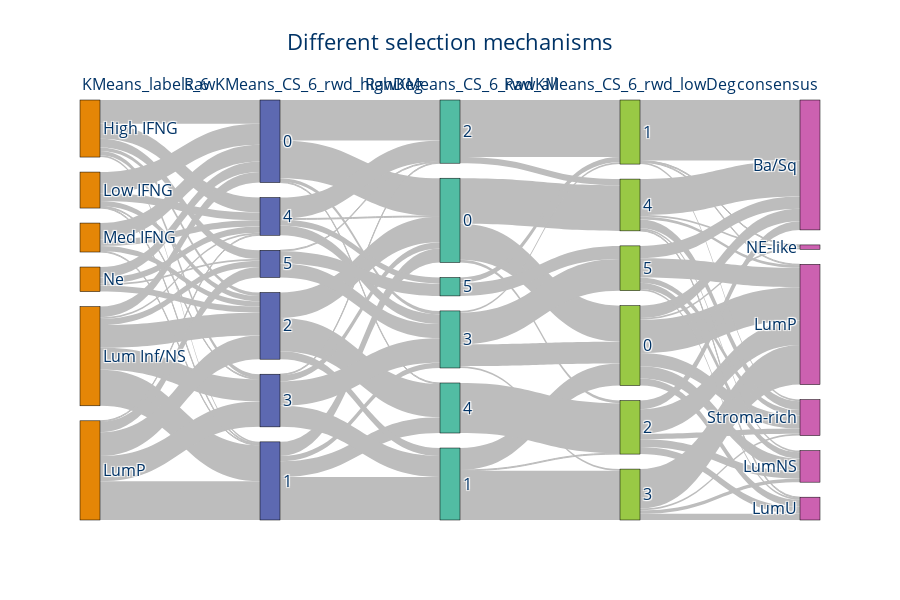

Notebook cell for this chart:
### Markdown cell above
## Cluster comparison across all three

### Code cell
comb_df = pd.concat([vu_output, allComs_cs, highDeg_cs.drop(columns=["PC_1", "PC_2"]), lowDeg_cs.drop(columns=["PC_1", "PC_2"])], axis=1).dropna()
K = 6
model = "RawKMeans"  # Avg, Birch, GaussianMixture
reorder_cols = [
    # "TCGA408_classifier",
    "KMeans_labels_6",
    f"{model}_CS_{K}_rwd_highDeg",
    f"{model}_CS_{K}_rwd_all",
    f"{model}_CS_{K}_rwd_lowDeg",
    "consensus",
]

meta, sky_fig = sky.main(df=comb_df, reorder_cols=reorder_cols, title="Different selection mechanisms", retMeta=True)
sky_fig.show()

### Figure 1 — Plotly figure (JSON) as saved in the notebook; plotly's stock layout.template omitted (floating-point values rounded to 4 significant figures)
{"data": [{"arrangement": "perpendicular", "link": {"color": "#bdbdbd", "source": [0, 0, 0, 0, 0, 0, 1, 1, 1, 1, 1, 2, 2, 2, 2, 2, 2, 3, 3, 3, 3, 3, 4, 4, 4, 4, 5, 5, 5, 5, 6, 6, 6, 6, 7, 7, 7, 7, 8, 8, 8, 9, 9, 9, 9, 10, 10, 10, 10, 11, 11, 11, 12, 12, 12, 13, 13, 13, 14, 14, 15, 15, 15, 15, 16, 17, 17, 18, 18, 18, 18, 18, 18, 19, 19, 19, 19, 20, 20, 20, 20, 20, 21, 21, 21, 21, 22, 22, 22, 22, 22, 22, 23, 23, 23, 23, 23], "target": [6, 7, 8, 9, 10, 11, 6, 7, 8, 9, 10, 6, 7, 8, 9, 10, 11, 7, 8, 9, 10, 11, 6, 7, 8, 10, 6, 8, 10, 11, 12, 14, 15, 16, 12, 13, 15, 16, 12, 13, 16, 12, 13, 14, 15, 12, 14, 15, 17, 14, 15, 17, 18, 20, 22, 18, 20, 21, 19, 22, 18, 19, 21, 23, 20, 19, 23, 24, 25, 26, 27, 28, 29, 24, 26, 28, 29, 24, 25, 26, 27, 29, 25, 26, 27, 29, 24, 25, 26, 27, 28, 29, 24, 25, 26, 27, 29], "value": [27, 2, 4, 5, 17, 10, 24, 1, 6, 1, 9, 12, 41, 26, 25, 2, 7, 44, 27, 29, 1, 12, 19, 1, 6, 7, 12, 7, 7, 2, 43, 46, 4, 1, 16, 49, 6, 18, 29, 9, 38, 7, 24, 1, 28, 1, 24, 11, 7, 1, 16, 14, 41, 3, 52, 25, 1, 56, 65, 7, 25, 2, 2, 36, 57, 6, 15, 14, 14, 38, 8, 2, 15, 69, 1, 1, 2, 10, 9, 28, 8, 6, 4, 45, 7, 2, 41, 2, 3, 1, 2, 10, 14, 7, 22, 2, 6]}, "node": {"color": ["rgb(229, 134, 6)", "rgb(229, 134, 6)", "rgb(229, 134, 6)", "rgb(229, 134, 6)", "rgb(229, 134, 6)", "rgb(229, 134, 6)", "rgb(93, 105, 177)", "rgb(93, 105, 177)", "rgb(93, 105, 177)", "rgb(93, 105, 177)", "rgb(93, 105, 177)", "rgb(93, 105, 177)", "rgb(82, 188, 163)", "rgb(82, 188, 163)", "rgb(82, 188, 163)", "rgb(82, 188, 163)", "rgb(82, 188, 163)", "rgb(82, 188, 163)", "rgb(153, 201, 69)", "rgb(153, 201, 69)", "rgb(153, 201, 69)", "rgb(153, 201, 69)", "rgb(153, 201, 69)", "rgb(153, 201, 69)", "rgb(204, 97, 176)", "rgb(204, 97, 176)", "rgb(204, 97, 176)", "rgb(204, 97, 176)", "rgb(204, 97, 176)", "rgb(204, 97, 176)"], "label": ["High IFNG", "Low IFNG", "Lum Inf/NS", "LumP", "Med IFNG", "Ne", 0, 1, 2, 3, 4, 5, 0, 1, 2, 3, 4, 5, 0, 1, 2, 3, 4, 5, "Ba/Sq", "LumNS", "LumP", "LumU", "NE-like", "Stroma-rich"], "line": {"color": "black", "width": 0.5}, "pad": 15, "thickness": 20}, "type": "sankey"}], "layout": {"annotations": [{"align": "left", "font": {"color": "#003366", "size": 16}, "showarrow": false, "text": "KMeans_labels_6", "x": 0, "xref": "x", "y": 1.07, "yref": "paper"}, {"align": "left", "font": {"color": "#003366", "size": 16}, "showarrow": false, "text": "RawKMeans_CS_6_rwd_highDeg", "x": 1, "xref": "x", "y": 1.07, "yref": "paper"}, {"align": "left", "font": {"color": "#003366", "size": 16}, "showarrow": false, "text": "RawKMeans_CS_6_rwd_all", "x": 2, "xref": "x", "y": 1.07, "yref": "paper"}, {"align": "left", "font": {"color": "#003366", "size": 16}, "showarrow": false, "text": "RawKMeans_CS_6_rwd_lowDeg", "x": 3, "xref": "x", "y": 1.07, "yref": "paper"}, {"align": "left", "font": {"color": "#003366", "size": 16}, "showarrow": false, "text": "consensus", "x": 4, "xref": "x", "y": 1.07, "yref": "paper"}], "font": {"color": "#003366", "size": 16}, "height": 600, "plot_bgcolor": "rgba(0,0,0,0)", "title": {"text": "Different selection mechanisms"}, "xaxis": {"showgrid": false, "visible": false, "zeroline": false}, "yaxis": {"showgrid": false, "visible": false, "zeroline": false}}}
